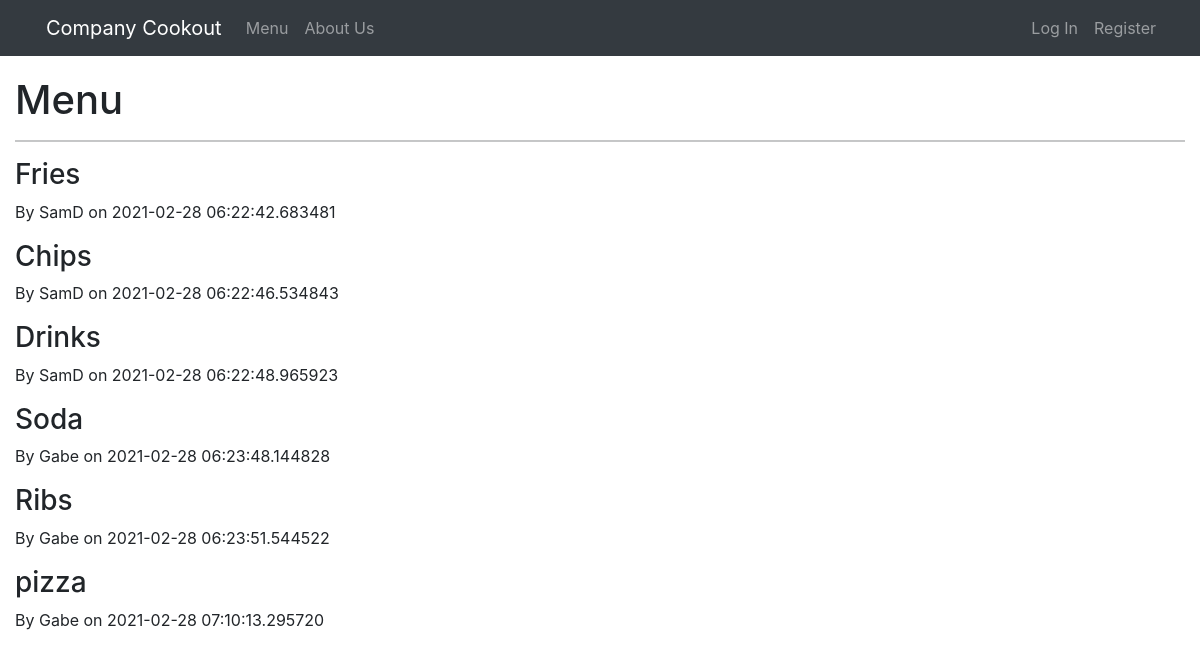
Before: /menu with the older database file.
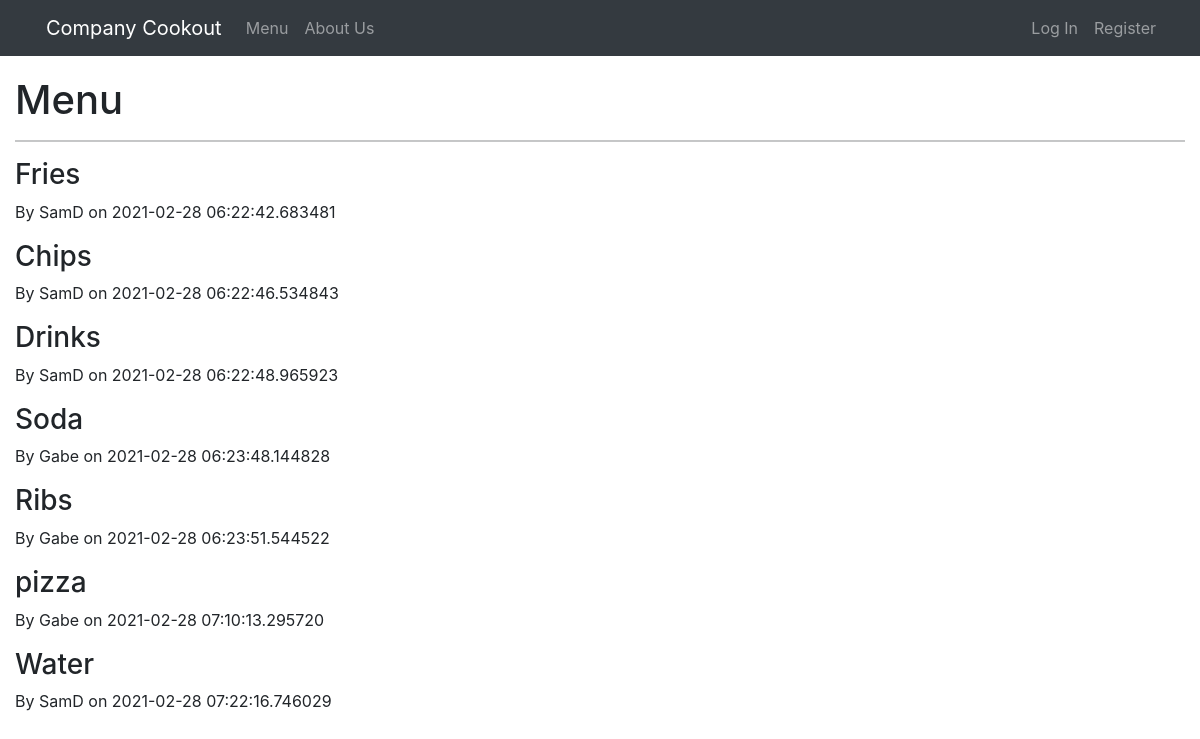
After: the same page with the newer database file.
### app/models.py (models this page shows, shortened)
class Item(db.Model, UserMixin):
    id = db.Column(db.Integer, primary_key=True, autoincrement=True)
    label = db.Column(db.String(30), nullable=False)
    date_added = db.Column(db.DateTime, nullable=False,
                           default=datetime.utcnow)
    employee_id = db.Column(db.Integer, db.ForeignKey(
        'employee.id'), nullable=False)
    employee = db.relationship("Employee", back_populates="items")

class Employee(db.Model, UserMixin):
    id = db.Column(db.Integer, primary_key=True)
    username = db.Column(db.String(30), unique=True, nullable=False)
    password = db.Column(db.String(60), nullable=False)
    items = db.relationship('Item', back_populates="employee")

### app/routes.py (the view)
@app.route('/menu')
def menu():
    items = Item.query.all()
    return render_template("menu.html", items=items)

### app/templates/menu.html (shortened to what this page needs)
{% extends 'base.html' %}
{% block content %}
<div class="container-fluid">
    <h1>Menu</h1>
    <hr>
    {% for item in items %}
        <h3>{{ item.label }}</h3>
        <p>By {{ item.employee.username }} on {{ item.date_added }}</p>
    {% endfor %}
</div>
{% endblock %}

Changed rows visible on the page:
added Item: label "Water", employee.username "SamD", date_added "2021-02-28 07:22:16.746029"
